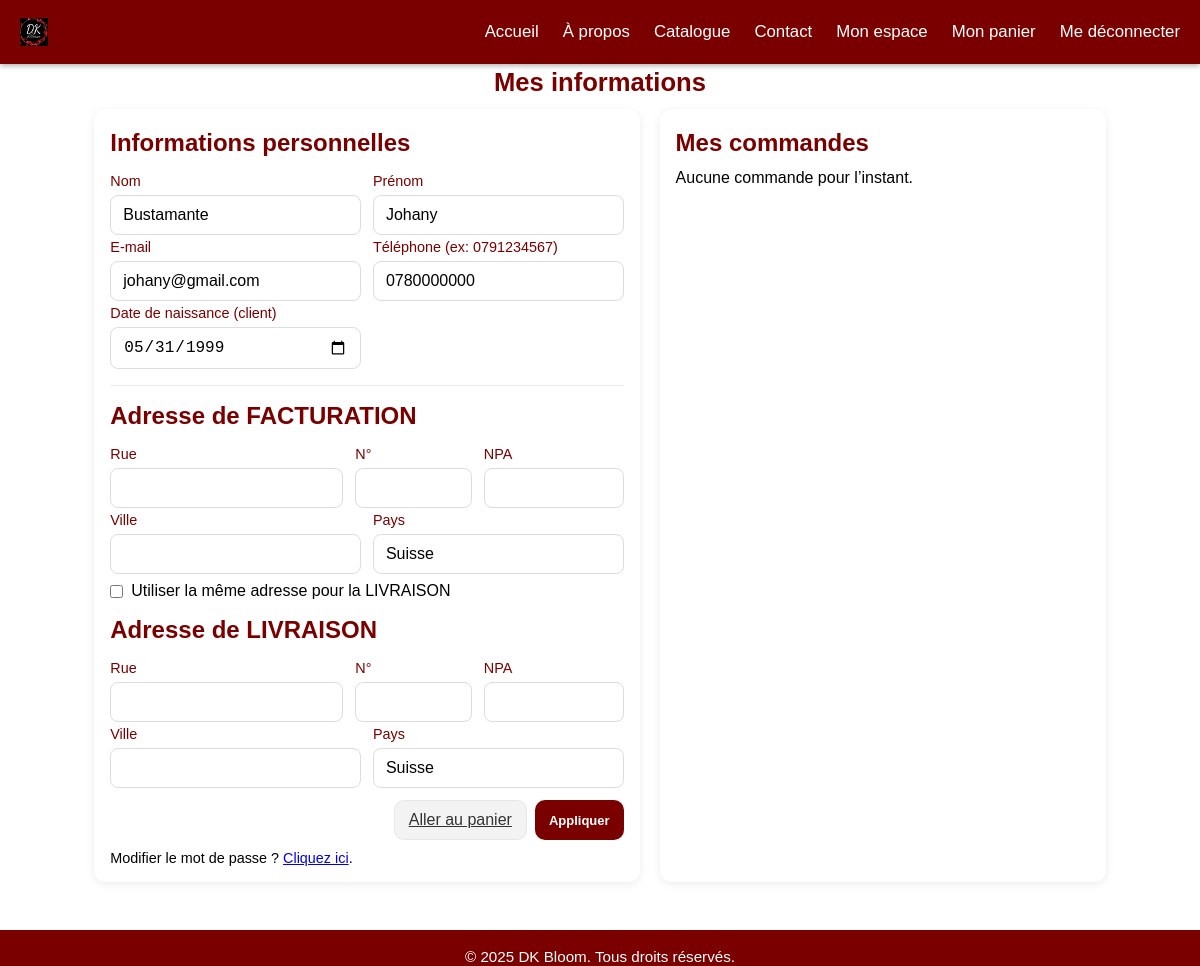
The app's page /pages/info_perso.php (signed in) with its own data.
### tables this page shows
CREATE TABLE `PERSONNE` (
                            `PER_ID`      BIGINT PRIMARY KEY AUTO_INCREMENT,
                            `PER_NOM`     VARCHAR(50) NOT NULL,
                            `PER_PRENOM`  VARCHAR(30) NOT NULL,
                            `PER_EMAIL`   VARCHAR(50) NOT NULL,
                            `PER_MDP`     VARCHAR(100) NOT NULL,
                            `PER_NUM_TEL` CHAR(10) NOT NULL,
                            CONSTRAINT `UK_PERSONNE_EMAIL` UNIQUE (`PER_EMAIL`),
                            CONSTRAINT `UK_PERSONNE_TEL`   UNIQUE (`PER_NUM_TEL`)
);

CREATE TABLE `CLIENT` (
                          `PER_ID`                 BIGINT PRIMARY KEY,
                          `CLI_DATENAISSANCE`      DATE NULL,
                          `CLI_NB_POINTS_FIDELITE` INT NOT NULL DEFAULT 0,
                          `CLI_STRIPE_CUSTOMER_ID` VARCHAR(64) NULL,
                          CONSTRAINT `UK_CLIENT_STRIPE_CUS` UNIQUE (`CLI_STRIPE_CUSTOMER_ID`),
                          CONSTRAINT `FK_CLIENT_PERSONNE`
                              FOREIGN KEY (`PER_ID`) REFERENCES `PERSONNE`(`PER_ID`)
                                  ON UPDATE RESTRICT ON DELETE RESTRICT,
                          CONSTRAINT `CK_CLIENT_POINTS_NON_NEGATIFS`
                              CHECK (`CLI_NB_POINTS_FIDELITE` >= 0)
);

### pages/info_perso.php (the view, shortened to what this page needs)
<?php
$dir  = rtrim(dirname($_SERVER['PHP_SELF'] ?? $_SERVER['SCRIPT_NAME']), '/\\');
$BASE = ($dir === '' || $dir === '.') ? '/' : $dir . '/';
$perId = (int)$_SESSION['per_id'];
$pdo = require __DIR__ . '/../database/config/connexionBDD.php';
function h($s){ return htmlspecialchars((string)$s, ENT_QUOTES, 'UTF-8'); }
function fetchOne(PDO $pdo, string $sql, array $p){ $st=$pdo->prepare($sql); $st->execute($p); return $st->fetch(PDO::FETCH_ASSOC) ?: null; }
$personne = fetchOne($pdo,
    "SELECT PER_NOM, PER_PRENOM, PER_EMAIL, PER_NUM_TEL FROM PERSONNE WHERE PER_ID=:id",
    [':id'=>$perId]
) ?: ['PER_NOM'=>'','PER_PRENOM'=>'','PER_EMAIL'=>'','PER_NUM_TEL'=>''];
$client   = fetchOne($pdo,
    "SELECT CLI_DATENAISSANCE FROM CLIENT WHERE PER_ID=:id",
    [':id'=>$perId]
) ?: ['CLI_DATENAISSANCE'=>null];
$sqlAdr = "SELECT A.ADR_ID, A.ADR_RUE, A.ADR_NUMERO, A.ADR_NPA, A.ADR_VILLE, A.ADR_PAYS, A.ADR_TYPE
           FROM ADRESSE A
           JOIN ADRESSE_CLIENT AC ON AC.ADR_ID = A.ADR_ID
           WHERE AC.PER_ID = :id AND A.ADR_TYPE = :type
           ORDER BY A.ADR_ID DESC LIMIT 1";
$adrLiv  = fetchOne($pdo, $sqlAdr, [':id'=>$perId, ':type'=>'LIVRAISON']) ?: [
    'ADR_ID'=>null,'ADR_RUE'=>'','ADR_NUMERO'=>'','ADR_NPA'=>'','ADR_VILLE'=>'','ADR_PAYS'=>'Suisse','ADR_TYPE'=>'LIVRAISON'
];
$adrFac  = fetchOne($pdo, $sqlAdr, [':id'=>$perId, ':type'=>'FACTURATION']) ?: [
    'ADR_ID'=>null,'ADR_RUE'=>'','ADR_NUMERO'=>'','ADR_NPA'=>'','ADR_VILLE'=>'','ADR_PAYS'=>'Suisse','ADR_TYPE'=>'FACTURATION'
];
$st = $pdo->prepare("SELECT COM_ID, COM_DATE, COM_STATUT
                     FROM COMMANDE
                     WHERE PER_ID = :id
                     ORDER BY COM_DATE DESC, COM_ID DESC");
$st->execute([':id'=>$perId]);
$orders = $st->fetchAll(PDO::FETCH_ASSOC);
?>
<!DOCTYPE html>
<html lang="fr">
<head>
    <link rel="stylesheet" href="<?= $BASE ?>css/style_header_footer.css">
    <link rel="stylesheet" href="<?= $BASE ?>css/styleCatalogue.css">
    <link rel="stylesheet" href="<?= $BASE ?>css/styleInfoPerso.css">
</head>
<body>
<?php include __DIR__ . '/includes/header.php'; ?>
<main class="container page-profile" aria-label="Mes informations">
    <h1 class="section-title" style="font-size:1.6rem">Mes informations</h1>
    <div class="grid">
        <section class="card" aria-label="Profil">
            <h2 class="section-title">Informations personnelles</h2>
            <form method="post" id="form-profile">
                <div class="form-row">
                    <div class="field">
                        <label for="nom">Nom</label>
                        <input id="nom" name="nom" required value="<?= h($personne['PER_NOM']) ?>">
                    </div>
                    <div class="field">
                        <label for="prenom">Prénom</label>
                        <input id="prenom" name="prenom" required value="<?= h($personne['PER_PRENOM']) ?>">
                    </div>
                </div>
                <div class="form-row">
                    <div class="field">
                        <label for="email">E-mail</label>
                        <input type="email" id="email" name="email" required value="<?= h($personne['PER_EMAIL']) ?>">
                    </div>
                    <div class="field">
                        <label for="tel">Téléphone (ex: 0791234567)</label>
                        <input id="tel" name="tel" pattern="0[0-9]{9}" value="<?= h($personne['PER_NUM_TEL']) ?>">
                    </div>
                </div>
                <div class="form-row">
                    <div class="field">
                        <label for="dnaiss">Date de naissance (client)</label>
                        <input type="date" id="dnaiss" name="dnaiss"
                               value="<?= h($client['CLI_DATENAISSANCE'] ? substr($client['CLI_DATENAISSANCE'],0,10) : '') ?>">
                    </div>
                    <div class="field"></div>
                </div>
                <hr style="margin:16px 0;border:0;border-top:1px solid #eee">
                <h2 class="section-title">Adresse de FACTURATION</h2>
                <div class="form-row-3">
                    <div class="field">
                        <label>Rue</label>
                        <input name="facturation[rue]" value="<?= h($adrFac['ADR_RUE']) ?>">
                    </div>
                    <div class="field">
                        <label>N°</label>
                        <input name="facturation[numero]" value="<?= h($adrFac['ADR_NUMERO']) ?>">
                    </div>
                    <div class="field">
                        <label>NPA</label>
                        <input name="facturation[npa]" value="<?= h($adrFac['ADR_NPA']) ?>">
                    </div>
                </div>
                <div class="form-row">
                    <div class="field">
                        <label>Ville</label>
                        <input name="facturation[ville]" value="<?= h($adrFac['ADR_VILLE']) ?>">
                    </div>
                    <div class="field">
                        <label>Pays</label>
                        <input name="facturation[pays]" value="<?= h($adrFac['ADR_PAYS']) ?>">
                    </div>
                </div>
                <div class="same-check" style="display:flex;gap:.5rem;align-items:center;margin:.5rem 0 1rem">
                    <input type="checkbox" id="same_fac_to_liv" name="same_fac_to_liv" value="1">
                    <label for="same_fac_to_liv">Utiliser la même adresse pour la LIVRAISON</label>
                </div>
                <h2 class="section-title" style="margin-top:6px">Adresse de LIVRAISON</h2>
                <div class="form-row-3">
                    <div class="field">
                        <label>Rue</label>
                        <input name="livraison[rue]" value="<?= h($adrLiv['ADR_RUE']) ?>">
                    </div>
                    <div class="field">
                        <label>N°</label>
                        <input name="livraison[numero]" value="<?= h($adrLiv['ADR_NUMERO']) ?>">
                    </div>
                    <div class="field">
                        <label>NPA</label>
                        <input name="livraison[npa]" value="<?= h($adrLiv['ADR_NPA']) ?>">
                    </div>
                </div>
                <div class="form-row">
                    <div class="field">
                        <label>Ville</label>
                        <input name="livraison[ville]" value="<?= h($adrLiv['ADR_VILLE']) ?>">
                    </div>
                    <div class="field">
                        <label>Pays</label>
                        <input name="livraison[pays]" value="<?= h($adrLiv['ADR_PAYS']) ?>">
                    </div>
                </div>
                <div class="actions">
                    <a class="btn-secondary" href="<?= $BASE ?>commande.php">Aller au panier</a>
                    <button class="btn-primary" type="submit" name="update_profile" value="1">Appliquer</button>
                </div>
                <p style="margin-top:10px;font-size:.9rem">
                    Modifier le mot de passe ? <a href="<?= $BASE ?>modification_mdp.php">Cliquez ici</a>.
                </p>
            </form>
        </section>
        <aside class="card" aria-label="Mes commandes">
            <h2 class="section-title">Mes commandes</h2>
            <?php if (!$orders): ?>
                <p>Aucune commande pour l’instant.</p>
            <?php endif; ?>
        </aside>
    </div>
</main>
<?php include __DIR__ . '/includes/footer.php'; ?>
</body>
</html>

### pages/css/style_header_footer.css (style rules this page uses)
:root { --brand:#7a0000; --container:1200px; --header-h:64px; }
* { margin:0;padding:0;box-sizing:border-box }
html,body { height:100% }
body { min-height:100%; display:flex; flex-direction:column; font-family:Arial, sans-serif; padding-top:var(--header-h); }
main { flex:1 }
.container { max-width:var(--container);margin:0 auto;padding:0 16px }

### pages/css/styleCatalogue.css (style rules this page uses)
h1, .catalogue-page .section-title { color: darkred; text-align: center; margin: 0 0 12px; padding: 0; }
button { background: darkred; color: #fff; border: none; padding: 8px 14px; border-radius: 15px; cursor: pointer; font-size: 13px; font-weight: bold; transition: background .3s, transform .2s; }
:root { --card-min: 220px; }

### pages/css/styleInfoPerso.css (style rules this page uses)
.page-profile .grid { display:grid;gap:20px;grid-template-columns:1fr }
@media (min-width:900px) { .page-profile .grid { grid-template-columns:1.1fr .9fr } }
.card { background:#fff;border-radius:12px;box-shadow:0 2px 8px rgba(0,0,0,.08);padding:16px }
.form-row { display:grid;grid-template-columns:1fr 1fr;gap:12px }
.form-row-3 { display:grid;grid-template-columns:1fr .5fr .6fr;gap:12px }
.field label { display:block;font-size:.9rem;margin:4px 0 6px;color:#7a0000 }
.field input { width:100%;padding:10px 12px;border:1px solid #ddd;border-radius:8px;font-size:1rem }
.section-title { color:#7a0000;margin:4px 0 12px }
.actions { display:flex;gap:8px;justify-content:flex-end;margin-top:12px }
.btn-primary { background:#7a0000;color:#fff;border:0;padding:10px 14px;border-radius:10px;cursor:pointer }
.btn-secondary { background:#f3f3f3;color:#333;border:1px solid #e7e7e7;padding:10px 14px;border-radius:10px;cursor:pointer }

### pages/info_perso.php (style rules this page uses)
.section-title { color:#7a0000; }
.btn-primary { background:#7a0000; }

### records on screen
personne: nom "Bustamante", prenom "Johany", email "johany@gmail.com", tel "0780000000"
client: dnaiss "05/31/1999"
